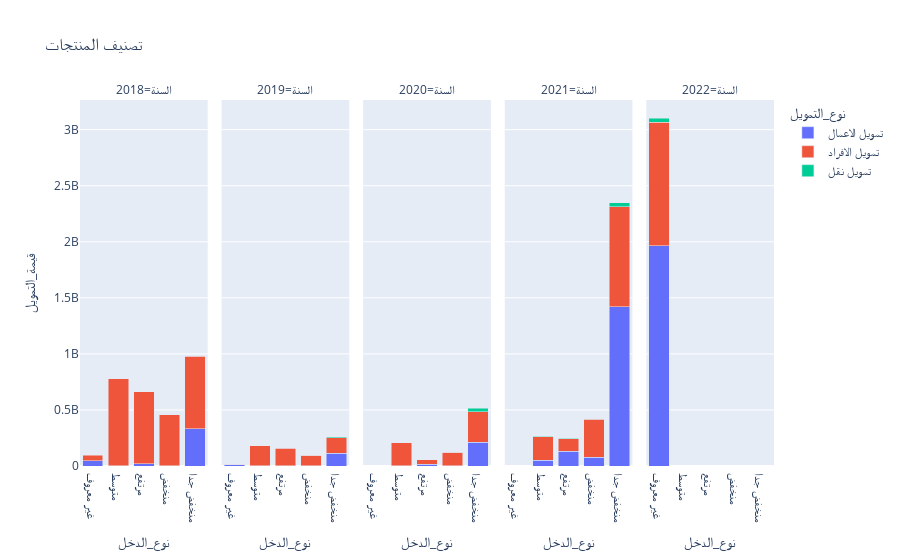

Notebook source saved alongside this figure:
### Code cell
#df1 = data
#df1.drop(df1.index[df1["نوع_الدخل"] == "غير معروف"] , inplace = True)
df1 = data.groupby(["السنة", "نوع_الدخل", "نوع_التمويل"]).sum().reset_index(level=[0,1,2])
fig = px.bar(df1, x="نوع_الدخل", y="قيمة_التمويل", barmode="stack", color="نوع_التمويل", title="تصنيف المنتجات", facet_col="السنة")
#fig.update_xaxes(tickangle=45)
fig.show()

### Figure 1 — Plotly figure (JSON) as saved in the notebook; plotly's stock layout.template omitted (floating-point values rounded to 4 significant figures)
{"data": [{"alignmentgroup": "True", "hovertemplate": "نوع_التمويل=تمويل الاعمال<br>السنة=2018<br>نوع_الدخل=%{x}<br>قيمة_التمويل=%{y}<extra></extra>", "legendgroup": "تمويل الاعمال", "marker": {"color": "#636efa", "pattern": {"shape": ""}}, "name": "تمويل الاعمال", "offsetgroup": "تمويل الاعمال", "orientation": "v", "showlegend": true, "textposition": "auto", "type": "bar", "x": ["غير معروف", "متوسط", "مرتفع", "منخفض", "منخفض جدا"], "xaxis": "x", "y": [46902183, 3433000, 20320000, 3444000, 331526203], "yaxis": "y"}, {"alignmentgroup": "True", "hovertemplate": "نوع_التمويل=تمويل الاعمال<br>السنة=2019<br>نوع_الدخل=%{x}<br>قيمة_التمويل=%{y}<extra></extra>", "legendgroup": "تمويل الاعمال", "marker": {"color": "#636efa", "pattern": {"shape": ""}}, "name": "تمويل الاعمال", "offsetgroup": "تمويل الاعمال", "orientation": "v", "showlegend": false, "textposition": "auto", "type": "bar", "x": ["غير معروف", "متوسط", "مرتفع", "منخفض", "منخفض جدا"], "xaxis": "x2", "y": [11083000, 289000, 4503190, 525000, 111890000], "yaxis": "y2"}, {"alignmentgroup": "True", "hovertemplate": "نوع_التمويل=تمويل الاعمال<br>السنة=2020<br>نوع_الدخل=%{x}<br>قيمة_التمويل=%{y}<extra></extra>", "legendgroup": "تمويل الاعمال", "marker": {"color": "#636efa", "pattern": {"shape": ""}}, "name": "تمويل الاعمال", "offsetgroup": "تمويل الاعمال", "orientation": "v", "showlegend": false, "textposition": "auto", "type": "bar", "x": ["متوسط", "مرتفع", "منخفض", "منخفض جدا"], "xaxis": "x3", "y": [1546080, 17799344, 2053000, 210631586], "yaxis": "y3"}, {"alignmentgroup": "True", "hovertemplate": "نوع_التمويل=تمويل الاعمال<br>السنة=2021<br>نوع_الدخل=%{x}<br>قيمة_التمويل=%{y}<extra></extra>", "legendgroup": "تمويل الاعمال", "marker": {"color": "#636efa", "pattern": {"shape": ""}}, "name": "تمويل الاعمال", "offsetgroup": "تمويل الاعمال", "orientation": "v", "showlegend": false, "textposition": "auto", "type": "bar", "x": ["متوسط", "مرتفع", "منخفض", "منخفض جدا"], "xaxis": "x4", "y": [51870000, 131199613, 77209000, 1421031277], "yaxis": "y4"}, {"alignmentgroup": "True", "hovertemplate": "نوع_التمويل=تمويل الاعمال<br>السنة=2022<br>نوع_الدخل=%{x}<br>قيمة_التمويل=%{y}<extra></extra>", "legendgroup": "تمويل الاعمال", "marker": {"color": "#636efa", "pattern": {"shape": ""}}, "name": "تمويل الاعمال", "offsetgroup": "تمويل الاعمال", "orientation": "v", "showlegend": false, "textposition": "auto", "type": "bar", "x": ["غير معروف"], "xaxis": "x5", "y": [1963648498], "yaxis": "y5"}, {"alignmentgroup": "True", "hovertemplate": "نوع_التمويل=تمويل الافراد<br>السنة=2018<br>نوع_الدخل=%{x}<br>قيمة_التمويل=%{y}<extra></extra>", "legendgroup": "تمويل الافراد", "marker": {"color": "#EF553B", "pattern": {"shape": ""}}, "name": "تمويل الافراد", "offsetgroup": "تمويل الافراد", "orientation": "v", "showlegend": true, "textposition": "auto", "type": "bar", "x": ["غير معروف", "متوسط", "مرتفع", "منخفض", "منخفض جدا"], "xaxis": "x", "y": [49629000, 773910000, 643164000, 452292000, 648498000], "yaxis": "y"}, {"alignmentgroup": "True", "hovertemplate": "نوع_التمويل=تمويل الافراد<br>السنة=2019<br>نوع_الدخل=%{x}<br>قيمة_التمويل=%{y}<extra></extra>", "legendgroup": "تمويل الافراد", "marker": {"color": "#EF553B", "pattern": {"shape": ""}}, "name": "تمويل الافراد", "offsetgroup": "تمويل الافراد", "orientation": "v", "showlegend": false, "textposition": "auto", "type": "bar", "x": ["غير معروف", "متوسط", "مرتفع", "منخفض", "منخفض جدا"], "xaxis": "x2", "y": [3126000, 181548000, 154560000, 93822000, 142092000], "yaxis": "y2"}, {"alignmentgroup": "True", "hovertemplate": "نوع_التمويل=تمويل الافراد<br>السنة=2020<br>نوع_الدخل=%{x}<br>قيمة_التمويل=%{y}<extra></extra>", "legendgroup": "تمويل الافراد", "marker": {"color": "#EF553B", "pattern": {"shape": ""}}, "name": "تمويل الافراد", "offsetgroup": "تمويل الافراد", "orientation": "v", "showlegend": false, "textposition": "auto", "type": "bar", "x": ["متوسط", "مرتفع", "منخفض", "منخفض جدا"], "xaxis": "x3", "y": [207660000, 38982000, 120351000, 275064000], "yaxis": "y3"}, {"alignmentgroup": "True", "hovertemplate": "نوع_التمويل=تمويل الافراد<br>السنة=2021<br>نوع_الدخل=%{x}<br>قيمة_التمويل=%{y}<extra></extra>", "legendgroup": "تمويل الافراد", "marker": {"color": "#EF553B", "pattern": {"shape": ""}}, "name": "تمويل الافراد", "offsetgroup": "تمويل الافراد", "orientation": "v", "showlegend": false, "textposition": "auto", "type": "bar", "x": ["متوسط", "مرتفع", "منخفض", "منخفض جدا"], "xaxis": "x4", "y": [211110000, 111636000, 339894000, 891930000], "yaxis": "y4"}, {"alignmentgroup": "True", "hovertemplate": "نوع_التمويل=تمويل الافراد<br>السنة=2022<br>نوع_الدخل=%{x}<br>قيمة_التمويل=%{y}<extra></extra>", "legendgroup": "تمويل الافراد", "marker": {"color": "#EF553B", "pattern": {"shape": ""}}, "name": "تمويل الافراد", "offsetgroup": "تمويل الافراد", "orientation": "v", "showlegend": false, "textposition": "auto", "type": "bar", "x": ["غير معروف"], "xaxis": "x5", "y": [1103028000], "yaxis": "y5"}, {"alignmentgroup": "True", "hovertemplate": "نوع_التمويل=تمويل نقل<br>السنة=2018<br>نوع_الدخل=%{x}<br>قيمة_التمويل=%{y}<extra></extra>", "legendgroup": "تمويل نقل", "marker": {"color": "#00cc96", "pattern": {"shape": ""}}, "name": "تمويل نقل", "offsetgroup": "تمويل نقل", "orientation": "v", "showlegend": true, "textposition": "auto", "type": "bar", "x": ["متوسط", "مرتفع", "منخفض", "منخفض جدا"], "xaxis": "x", "y": [91360, 886768, 365440, 1128584], "yaxis": "y"}, {"alignmentgroup": "True", "hovertemplate": "نوع_التمويل=تمويل نقل<br>السنة=2019<br>نوع_الدخل=%{x}<br>قيمة_التمويل=%{y}<extra></extra>", "legendgroup": "تمويل نقل", "marker": {"color": "#00cc96", "pattern": {"shape": ""}}, "name": "تمويل نقل", "offsetgroup": "تمويل نقل", "orientation": "v", "showlegend": false, "textposition": "auto", "type": "bar", "x": ["غير معروف", "متوسط", "مرتفع", "منخفض", "منخفض جدا"], "xaxis": "x2", "y": [751365, 1034790, 3662060, 438145, 5531640], "yaxis": "y2"}, {"alignmentgroup": "True", "hovertemplate": "نوع_التمويل=تمويل نقل<br>السنة=2020<br>نوع_الدخل=%{x}<br>قيمة_التمويل=%{y}<extra></extra>", "legendgroup": "تمويل نقل", "marker": {"color": "#00cc96", "pattern": {"shape": ""}}, "name": "تمويل نقل", "offsetgroup": "تمويل نقل", "orientation": "v", "showlegend": false, "textposition": "auto", "type": "bar", "x": ["متوسط", "منخفض", "منخفض جدا"], "xaxis": "x3", "y": [377726, 373255, 28045287], "yaxis": "y3"}, {"alignmentgroup": "True", "hovertemplate": "نوع_التمويل=تمويل نقل<br>السنة=2021<br>نوع_الدخل=%{x}<br>قيمة_التمويل=%{y}<extra></extra>", "legendgroup": "تمويل نقل", "marker": {"color": "#00cc96", "pattern": {"shape": ""}}, "name": "تمويل نقل", "offsetgroup": "تمويل نقل", "orientation": "v", "showlegend": false, "textposition": "auto", "type": "bar", "x": ["متوسط", "مرتفع", "منخفض", "منخفض جدا"], "xaxis": "x4", "y": [3391000.0, 4124000.0, 4768965, 35740000.0], "yaxis": "y4"}, {"alignmentgroup": "True", "hovertemplate": "نوع_التمويل=تمويل نقل<br>السنة=2022<br>نوع_الدخل=%{x}<br>قيمة_التمويل=%{y}<extra></extra>", "legendgroup": "تمويل نقل", "marker": {"color": "#00cc96", "pattern": {"shape": ""}}, "name": "تمويل نقل", "offsetgroup": "تمويل نقل", "orientation": "v", "showlegend": false, "textposition": "auto", "type": "bar", "x": ["غير معروف"], "xaxis": "x5", "y": [34451674], "yaxis": "y5"}], "layout": {"annotations": [{"font": {}, "showarrow": false, "text": "السنة=2018", "x": 0.092, "xanchor": "center", "xref": "paper", "y": 1, "yanchor": "bottom", "yref": "paper"}, {"font": {}, "showarrow": false, "text": "السنة=2019", "x": 0.296, "xanchor": "center", "xref": "paper", "y": 1, "yanchor": "bottom", "yref": "paper"}, {"font": {}, "showarrow": false, "text": "السنة=2020", "x": 0.5, "xanchor": "center", "xref": "paper", "y": 1, "yanchor": "bottom", "yref": "paper"}, {"font": {}, "showarrow": false, "text": "السنة=2021", "x": 0.704, "xanchor": "center", "xref": "paper", "y": 1, "yanchor": "bottom", "yref": "paper"}, {"font": {}, "showarrow": false, "text": "السنة=2022", "x": 0.908, "xanchor": "center", "xref": "paper", "y": 1, "yanchor": "bottom", "yref": "paper"}], "barmode": "stack", "legend": {"title": {"text": "نوع_التمويل"}, "tracegroupgap": 0}, "title": {"text": "تصنيف المنتجات"}, "xaxis": {"anchor": "y", "domain": [0, 0.184], "title": {"text": "نوع_الدخل"}}, "xaxis2": {"anchor": "y2", "domain": [0.204, 0.388], "matches": "x", "title": {"text": "نوع_الدخل"}}, "xaxis3": {"anchor": "y3", "domain": [0.408, 0.592], "matches": "x", "title": {"text": "نوع_الدخل"}}, "xaxis4": {"anchor": "y4", "domain": [0.612, 0.796], "matches": "x", "title": {"text": "نوع_الدخل"}}, "xaxis5": {"anchor": "y5", "domain": [0.816, 1], "matches": "x", "title": {"text": "نوع_الدخل"}}, "yaxis": {"anchor": "x", "domain": [0, 1], "title": {"text": "قيمة_التمويل"}}, "yaxis2": {"anchor": "x2", "domain": [0, 1], "matches": "y", "showticklabels": false}, "yaxis3": {"anchor": "x3", "domain": [0, 1], "matches": "y", "showticklabels": false}, "yaxis4": {"anchor": "x4", "domain": [0, 1], "matches": "y", "showticklabels": false}, "yaxis5": {"anchor": "x5", "domain": [0, 1], "matches": "y", "showticklabels": false}}}
